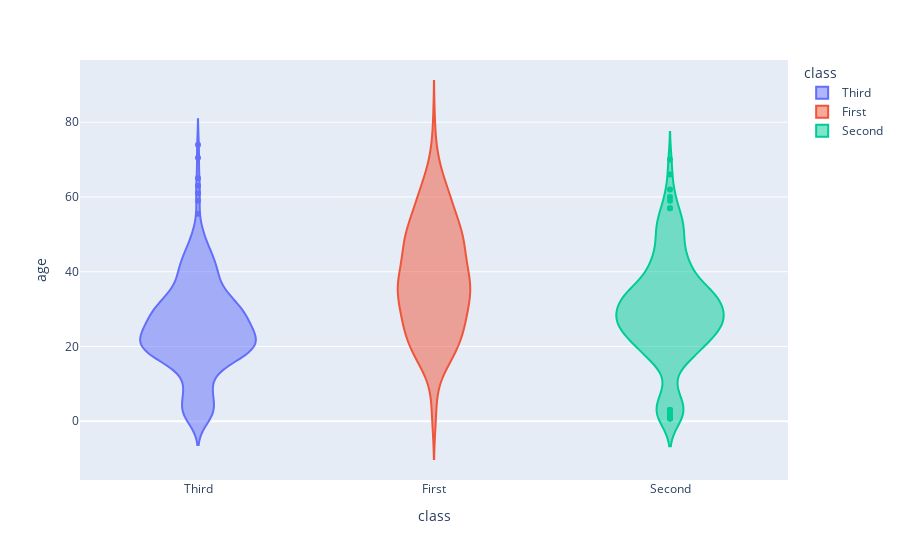

Notebook source saved alongside this figure:
### Code cell


### Figure 1 — Plotly figure (JSON) as saved in the notebook; plotly's stock layout.template omitted (floating-point values rounded to 4 significant figures; data arrays with more than 128 entries replaced by an {"elided": "..."} marker saying what was removed)
{"data": [{"alignmentgroup": "True", "box": {"visible": false}, "hovertemplate": "class=%{x}<br>age=%{y}<extra></extra>", "legendgroup": "Third", "marker": {"color": "#636efa"}, "name": "Third", "offsetgroup": "Third", "orientation": "v", "scalegroup": "True", "showlegend": true, "type": "violin", "x": {"elided": "491 str values"}, "x0": " ", "xaxis": "x", "y": {"elided": "491 float values"}, "y0": " ", "yaxis": "y"}, {"alignmentgroup": "True", "box": {"visible": false}, "hovertemplate": "class=%{x}<br>age=%{y}<extra></extra>", "legendgroup": "First", "marker": {"color": "#EF553B"}, "name": "First", "offsetgroup": "First", "orientation": "v", "scalegroup": "True", "showlegend": true, "type": "violin", "x": {"elided": "216 str values"}, "x0": " ", "xaxis": "x", "y": {"elided": "216 float values"}, "y0": " ", "yaxis": "y"}, {"alignmentgroup": "True", "box": {"visible": false}, "hovertemplate": "class=%{x}<br>age=%{y}<extra></extra>", "legendgroup": "Second", "marker": {"color": "#00cc96"}, "name": "Second", "offsetgroup": "Second", "orientation": "v", "scalegroup": "True", "showlegend": true, "type": "violin", "x": {"elided": "184 str values"}, "x0": " ", "xaxis": "x", "y": {"elided": "184 float values"}, "y0": " ", "yaxis": "y"}], "layout": {"legend": {"title": {"text": "class"}, "tracegroupgap": 0}, "margin": {"t": 60}, "violinmode": "overlay", "xaxis": {"anchor": "y", "categoryarray": ["Third", "First", "Second"], "categoryorder": "array", "domain": [0, 1], "title": {"text": "class"}}, "yaxis": {"anchor": "x", "domain": [0, 1], "title": {"text": "age"}}}}
